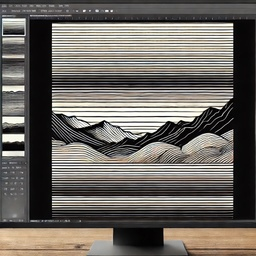
#> input picture media/h_edgy.jpeg, 256 x 256 px, shrunk from 1024 x 1024 before the run, found by its file name
$ jupyter execute convolution_operation.ipynb
#> lines starting #> are read from the running program, lines starting #| are printed output that depends on the picture
# The Convolution Operation

[cell 1]
from PIL import Image
import numpy as np
import os
import matplotlib.pyplot as plt

REPO_DIR = "/Users/mdorosan/Desktop/2024/GMS5204"

[cell 2]
def apply_convolution(input_matrix, filter_matrix):
    """The convolution operation function. """

    # Get the dimensions of the input and filter
    input_height, input_width = input_matrix.shape[0], input_matrix.shape[1]
    filter_height, filter_width = filter_matrix.shape

    # Calculate the dimensions of the output matrix
    output_height = input_height - filter_height + 1
    output_width = input_width - filter_width + 1

    # Initialize the output matrix
    output_matrix = np.zeros((output_height, output_width))

    # Perform the convolution operation
    for i in range(output_height):
        for j in range(output_width):
            region = input_matrix[i:i+filter_height, j:j+filter_width]
            output_matrix[i, j] = np.sum(region * filter_matrix)

    return output_matrix

## 1-Channel Matrix Examples

### Example 1

[cell 3]
# Define the 6x6 input matrix
input_matrix = np.array([
    [3, 0, 2, 1, 6, 1],
    [8, 5, 3, 5, 2, 4],
    [9, 7, 3, 2, 6, 3],
    [0, 9, 0, 6, 9, 9],
    [1, 2, 3, 5, 2, 7],
    [7, 1, 2, 4, 3, 8],
])

# Define the 3x3 filter
filter_matrix = np.array([
    [-1, -1, -1],
    [ 0,  0,  0],
    [ 1,  1,  1],
])

output_matrix = apply_convolution(input_matrix, filter_matrix)

print("Input Matrix:\n", input_matrix)
print("Filter Matrix:\n", filter_matrix)
print("Output Matrix:\n", output_matrix)

### Example 2

[cell 4]
input_matrix = np.array([
    [0, 0, 0, 0, 0, 0],
    [0, 0, 0, 0, 0, 0],
    [0, 0, 0, 0, 0, 0],
    [9, 9, 9, 9, 9, 9],
    [9, 9, 9, 9, 9, 9],
    [9, 9, 9, 9, 9, 9],
])

# Define the 3x3 filter
filter_matrix = np.array([
    [-1, -1, -1],
    [ 0,  0,  0],
    [ 1,  1,  1],
])

output_matrix = apply_convolution(input_matrix, filter_matrix)

print("Input Matrix:\n", input_matrix)
print("Filter Matrix:\n", filter_matrix)
print("Output Matrix:\n", output_matrix)

## Image examples

[cell 5]
# Load the image
image_path =   os.path.join(REPO_DIR, "media/h_edgy.jpeg") # Replace with the path to your image file
# image_path =   os.path.join(REPO_DIR, "media/cat.jpeg") # Replace with the path to your image file
image = Image.open(image_path)
#> image is the input picture: PIL image 256x256 RGB; mean R, G, B 107.6, 103, 97.1

fig, axs = plt.subplots(figsize=(10, 5))  # Adjust the figsize to make the images smaller
axs.imshow(image)
axs.axis('off')
plt.show()

[cell 6]
# Example filters
filters = {
    # vertical edge detection: gradient along the horizontal is measured
    # Horizontal Sobel
    "hsobel": np.array([
        [-1, 0, 1],
        [-2, 0, 2],
        [-1, 0, 1]
    ]),
    # horizontal edge detection: gradient along the horizontal is measured
    # Vertical Sobel
    "vsobel": np.array([
        [-1, -2, -1],
        [0, 0, 0],
        [1, 2, 1]
    ]),
    # vertical edge detection: gradient along the horizontal is measured
    # Horizontal Prewitt
    "hprewitt": np.array([
        [-1, 0, 1],
        [-1, 0, 1],
        [-1, 0, 1]
    ]),
    # horizontal edge detection: gradient along the horizontal is measured
    # Vertical Prewitt
    "vprewitt": np.array([
        [-1, -1, -1],
        [0, 0, 0],
        [1, 1, 1]
    ]),
    # Sharpen
    "sharpen": np.array([
        [0, -1, 0],
        [-1, 5, -1],
        [0, -1, 0]
    ]),
    # Box Blur
    "boxblur": np.array([
        [1/9, 1/9, 1/9],
        [1/9, 1/9, 1/9],
        [1/9, 1/9, 1/9]
    ])
}

[cell 7]
input_matrix = np.array(image)

# Apply each filter and display the results
fig, axs = plt.subplots(1, len(filters) + 1, figsize=(20, 8))
axs[0].imshow(input_matrix, cmap='gray')
axs[0].set_title('Original Image')
axs[0].axis('off')

for idx, (filter_name, filter_matrix) in enumerate(filters.items()):
    output_matrix = apply_convolution(input_matrix, filter_matrix)

    # Normalize the output to the range [0, 255]
    output_matrix_normalized = 255 * (output_matrix - np.min(output_matrix)) / (np.max(output_matrix) - np.min(output_matrix))
    output_matrix_normalized = output_matrix_normalized.astype(np.uint8)

    if filter_name == "hprewitt":
        temp = output_matrix_normalized
    axs[idx + 1].imshow(output_matrix_normalized, cmap='gray')
    axs[idx + 1].set_title(filter_name)
    axs[idx + 1].axis('off')

    # Save the output image
    output_image = Image.fromarray(output_matrix_normalized)
    output_image = output_image.convert('L')  # Ensure it is in grayscale mode
    output_image.save(os.path.join(REPO_DIR, f'media/{filter_name}_output.jpg'))
#> this loop made 6 passes
#> pass 1, `output_matrix = apply_convolution(input_matrix, filter_matrix)`:
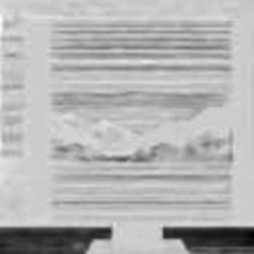
#> output_matrix: shape (254, 254) float64; min -1013, max 244, mean -126.2; drawn with min black and max white
#> pass 2, `output_matrix = apply_convolution(input_matrix, filter_matrix)`:
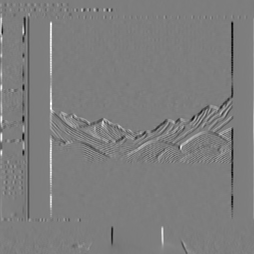
#> output_matrix: shape (254, 254) float64; min -2653, max 2727, mean -2.5; drawn with min black and max white
#> after the loop:
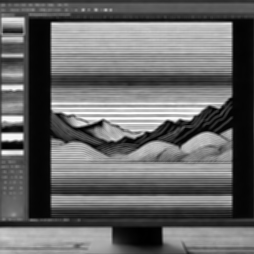
#> output_image: PIL image 254x254 L; min 0, max 254, mean 102.3

plt.savefig(os.path.join(REPO_DIR, 'media/cat_filters.jpg'), bbox_inches='tight')
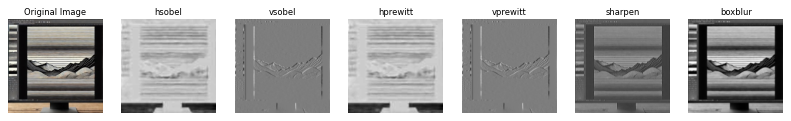
#> figure drawn by matplotlib, 7 panels
plt.show()

## Padding

[cell 8]
# Define the 6x6 input matrix
input_matrix = np.array([
    [3, 0, 2, 1, 6, 1],
    [8, 5, 3, 5, 2, 4],
    [9, 7, 3, 2, 6, 3],
    [0, 9, 0, 6, 9, 9],
    [1, 2, 3, 5, 2, 7],
    [7, 1, 2, 4, 3, 8],
])

# Define the 3x3 filter
filter_matrix = np.array([
    [-1, -1, -1],
    [ 0,  0,  0],
    [ 1,  1,  1],
])

# APPLY PADDING
pad_value = 0
pad_width = 1 # p
padded_input_matrix = np.pad(
    input_matrix, pad_width=1, mode='constant', constant_values=0
)

output_matrix = apply_convolution(padded_input_matrix, filter_matrix)

print("Input Matrix SHAPE:\n", input_matrix.shape)
print("Padded Input Matrix SHAPE:\n", input_matrix.shape)
print("Filter Matrix SHAPE:\n", filter_matrix.shape)
print("Output Matrix SHAPE:\n", output_matrix.shape)

print("Output Matrix:\n", output_matrix)

## Strides

[cell 9]
# UPDATED convolution operation
def apply_convolution(input_matrix, filter_matrix, pad_size=0, pad_value=0, stride=1):
    # Apply zero padding to the input matrix
#> called with input_matrix = array of shape (6, 6), filter_matrix = array of shape (3, 3), pad_size = 1, pad_value = 0, stride = 2
    padded_matrix = np.pad(input_matrix, pad_width=pad_size, mode='constant', constant_values=pad_value)

    # Get the dimensions of the padded input and filter
    padded_height, padded_width = padded_matrix.shape
    filter_height, filter_width = filter_matrix.shape

    # Calculate the dimensions of the output matrix
    output_height = (padded_height - filter_height) // stride + 1
    output_width = (padded_width - filter_width) // stride + 1

    # Initialize the output matrix
    output_matrix = np.zeros((output_height, output_width))

    # Perform the convolution operation
    for i in range(0, output_height):
        for j in range(0, output_width):
            current_region = padded_matrix[i*stride:i*stride+filter_height, j*stride:j*stride+filter_width]
            output_matrix[i, j] = np.sum(current_region * filter_matrix)

    return output_matrix

$ run again, with media/cat.jpeg copied over media/h_edgy.jpeg
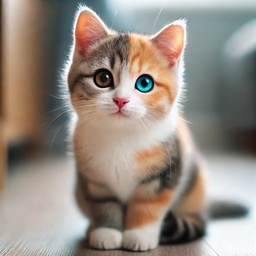
#> input picture media/cat.jpeg, 256 x 256 px, shrunk from 1024 x 1024 before the run, found by its file name
#> image is the input picture: PIL image 256x256 RGB; mean R, G, B 149.8, 139.8, 130.3
#> the loop `for idx, (filter_name, filter_matrix) in enumerate(filters.items()):` made 6 passes
#> pass 1, `output_matrix = apply_convolution(input_matrix, filter_matrix)`:
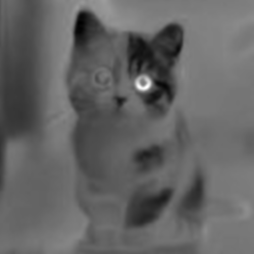
#> output_matrix: shape (254, 254) float64; min -1864, max 2270, mean -236.1; drawn with min black and max white
#> after the loop `for idx, (filter_name, filter_matrix) in enumerate(filters.items()):`:
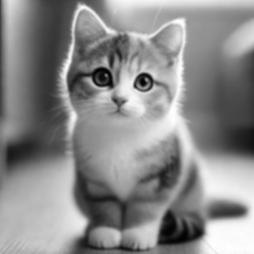
#> output_image: PIL image 254x254 L; min 0, max 255, mean 138.2

$ run again, with media/two_cats.jpeg copied over media/h_edgy.jpeg
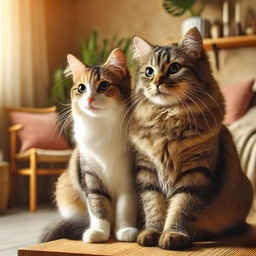
#> input picture media/two_cats.jpeg, 256 x 256 px, shrunk from 1024 x 1024 before the run, found by its file name
#> image is the input picture: PIL image 256x256 RGB; mean R, G, B 141.2, 110.5, 78.2
#> the loop `for idx, (filter_name, filter_matrix) in enumerate(filters.items()):` made 6 passes
#> pass 1, `output_matrix = apply_convolution(input_matrix, filter_matrix)`:
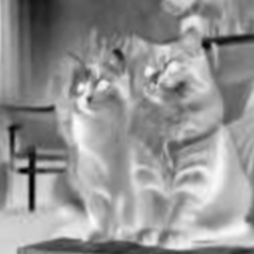
#> output_matrix: shape (254, 254) float64; min -1899, max 72, mean -754.6; drawn with min black and max white
#> after the loop `for idx, (filter_name, filter_matrix) in enumerate(filters.items()):`:
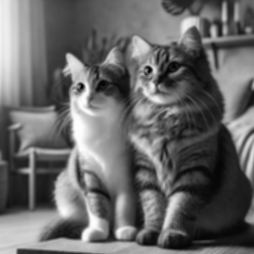
#> output_image: PIL image 254x254 L; min 0, max 255, mean 103.9
